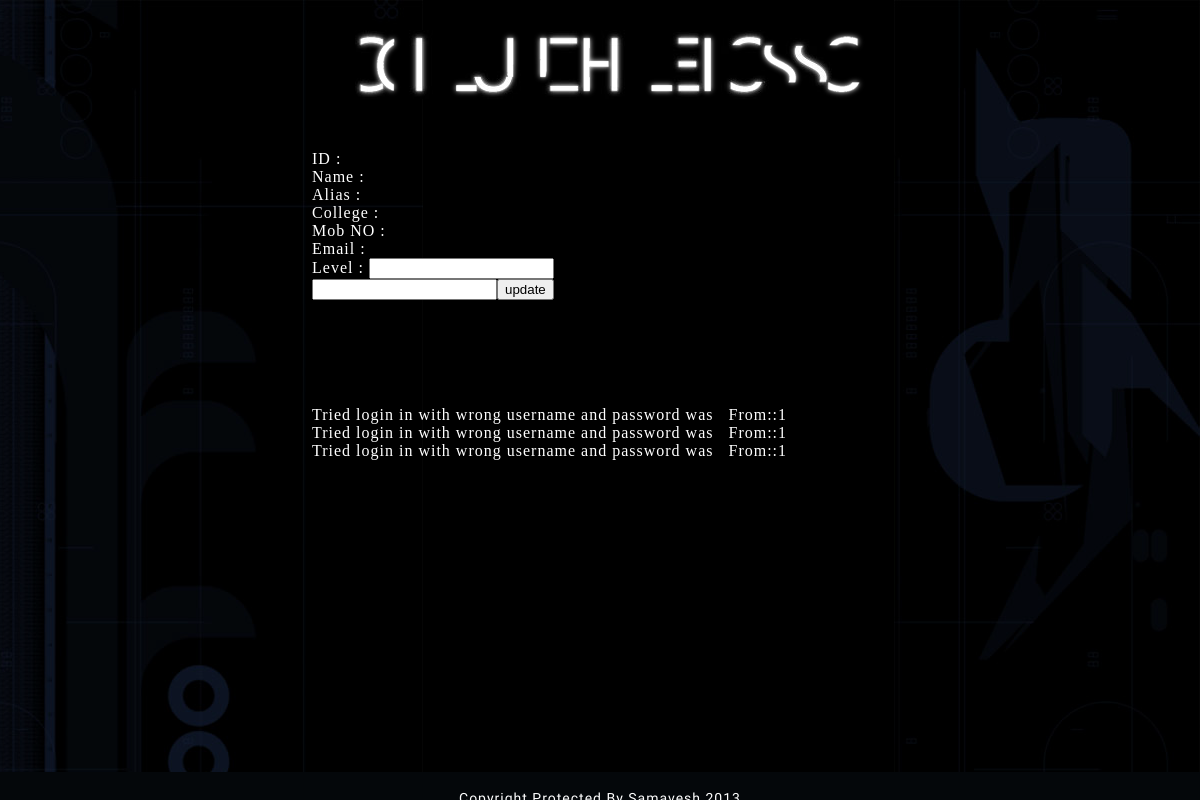
/edituser.php (signed in), run on the app's committed database.
### tables this page shows
CREATE TABLE IF NOT EXISTS `accesslogs` (
  `id` int(11) NOT NULL AUTO_INCREMENT,
  `ip` varchar(20) DEFAULT NULL,
  `user` varchar(200) DEFAULT NULL,
  `val` varchar(2000) DEFAULT NULL,
  `time` timestamp NULL DEFAULT CURRENT_TIMESTAMP,
  UNIQUE KEY `id` (`id`)
);

### edituser.php (the view, shortened to what this page needs)
<?php
	if (!$_SESSION["valid_user"])
	{
	Header("Location: loginform.php");
	}
	else if($_SESSION["role"] >= 6)
	{
		$user = $_GET['id'];
		$sql = "SELECT * FROM users WHERE id = '" . $user . "'";
		$ref = mysql_query($sql);
		$row = mysql_fetch_assoc($ref);
		$content = "ID : " . $row['id'] . "<br>Name : " . $row['name'] . "<br>Alias : " . $row["fname"] . "<br>College : " . $row['college'] . "<br>Mob NO : " . $row['mob'] . "<br>Email : " . $row['email'] . "<br><form action=\"updateuser.php\"><input type = \"hidden\" name = \"id\" value = \"" . $row['id'] . "\"> Level : <input type = \"text\" name = \"level\" value = \"" . $row['level'] . "\"><br>";
		if($_SESSION["role"] == 10)
			$content = $content . "<input type = \"text\" name = \"role\" value = \"" . $row['role'] . "\">";
		$content = $content . "<input type = \"submit\" value=\"update\"></form>";
		$name = $row['name'];
		$content = $content . "<br><br>";
		if($_SESSION["role"] == 10)
		{
			$sql = "SELECT * FROM accesslogs WHERE user = '" . $name . "' ORDER BY time DESC";
			$ref = mysql_query($sql);
			$content = $content . "<br><br>";
			while($row = mysql_fetch_assoc($ref))
			{
				$content = $content . "<br>" . $row['val'] . "&nbsp; From" . $row['ip'];
			}
		}
	}
	else
		$content = "Restricted Area";
	require_once("theme/clueless/theme.php");
?>

### theme/clueless/style.css (style rules this page uses)
body { background:black; color:white; margin:0px; padding:0px; font-size:16px; line-height:18px; letter-spacing:1px; width:100%; min-width:600px; }

### data on the page
accesslogs: val "Tried login in with wrong username and password was", ip "::1"
accesslogs: val "Tried login in with wrong username and password was", ip "::1"
accesslogs: val "Tried login in with wrong username and password was", ip "::1"
